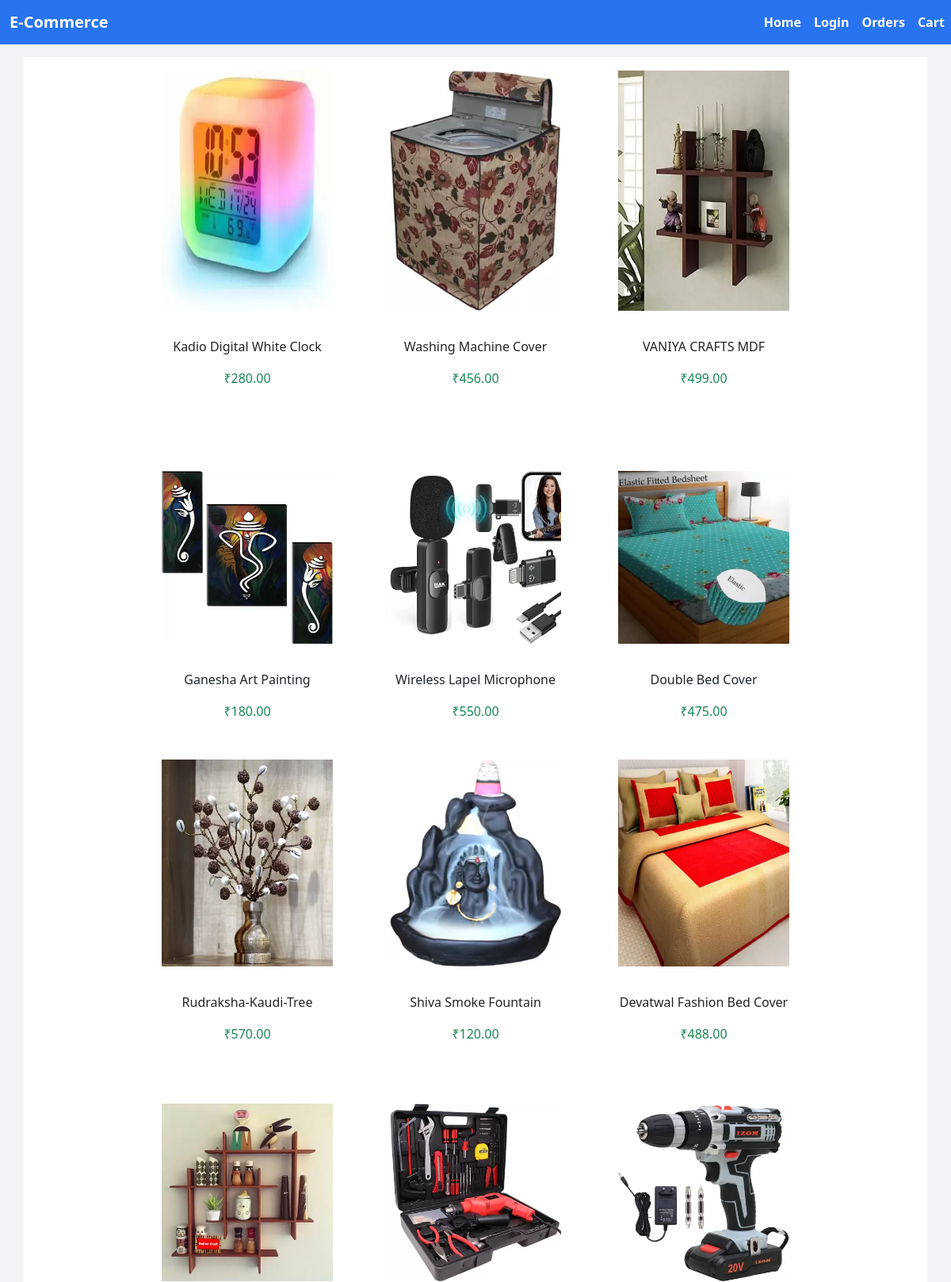
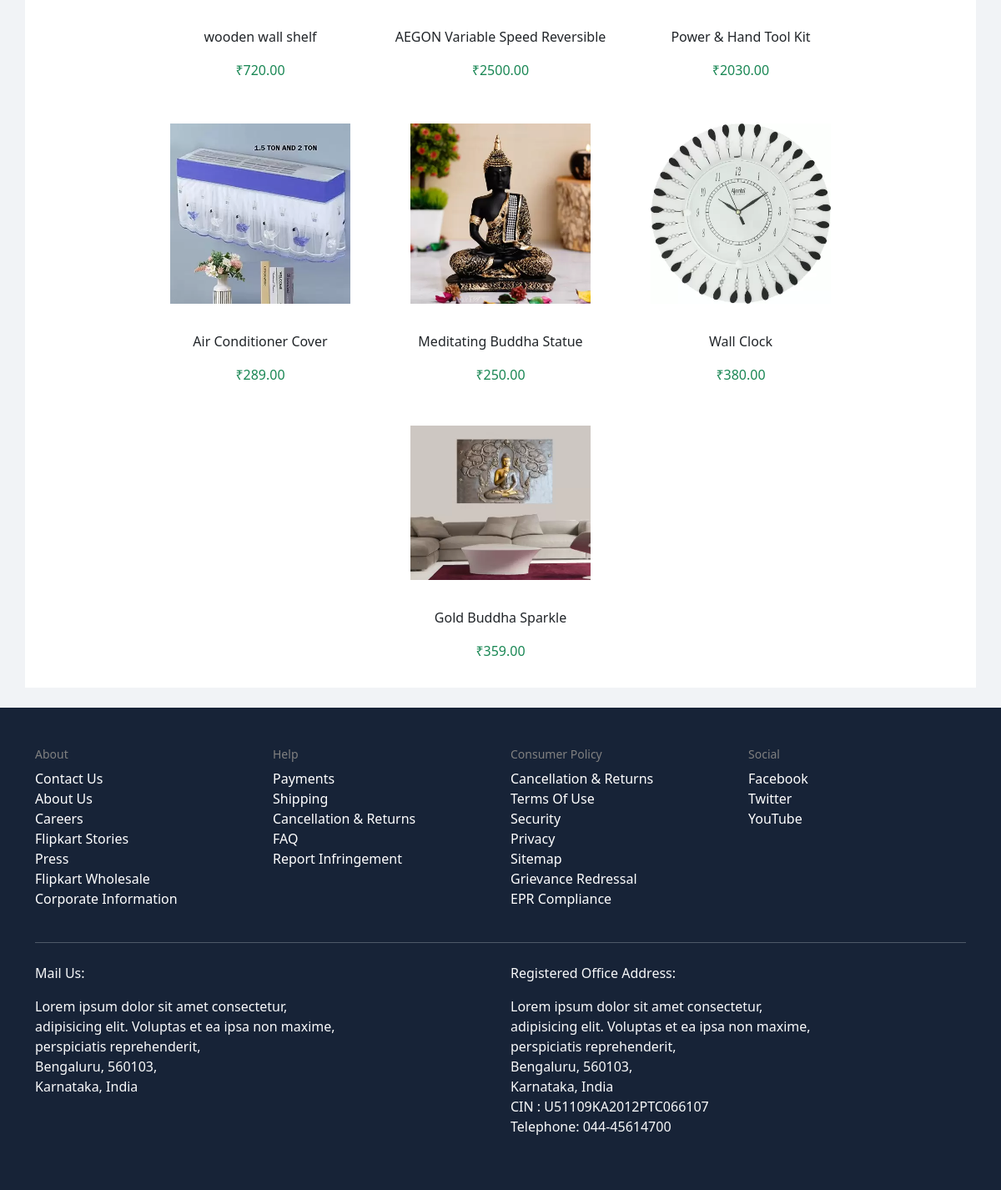
The page /view/home on the database its author committed (2 pictures, top to bottom).
### project/models.py (models this page shows, shortened)
class Product(models.Model):
    CATEGORY_CHOICES = [
        ('electronics', 'Electronics'),
        ('clothing', 'Clothing'),
        ('books', 'Books'),
        ('home', 'Home and Kitchen'),
        ('mobiles', 'Mobiles'),
    ]
    name = models.CharField(max_length=255)
    description = models.TextField(null=True)
    price = models.DecimalField(max_digits=10, decimal_places=2)
    image = models.ImageField(upload_to='products/')
    category = models.CharField(max_length=100, choices=CATEGORY_CHOICES)

### project/views.py (the view)
# urls.py: path('view/<str:category>', views.view_all, name='view'),
def view_all(request, category):
    print(category)
    products = list(Product.objects.filter(category = category))
    shuffle(products)
    serializer = productshow(products, many=True)
    return render(request, 'view.html', {'product': serializer.data})

### project/templates/view.html (shortened to what this page needs)
{% extends 'base.html' %}
{% block content %}
{% if products %}
<style>
    @media (max-width: 400px) {
        .resize-cont{
            font-size: 10px;
        }
    }
    @media (max-width: 600px) {
        .resize-cont{
            font-size: 12px;
        }
    }
</style>
<div class="container-fluid">
    <div class="row" style="background-color: white;">
        <div class="col-5" style="margin: 3% 0;">
            <div class="sticky-top d-flex flex-column">
                <div class="image_container mx-auto">
                <img src="{{ products.image }}" alt="" class="img-fluid mx-auto" style=" width: 100%; ">
                </div>
                <div id="cls" class="d-flex flex-row">
                {% if user.is_authenticated %}
                <button class="btn" id="add_to" onclick="cart('{{ products.id }}')">Add To Cart</button>
                <button class="btn" id="go_to" style="display: none;" onclick="window.location.href='{% url 'cart_page'%}'">Go To Cart</button>
                <button type="button" id="buy_btn" onclick="window.location.href =  '{% url 'product_details' product_id=products.id order=0 %}'" class="btn" >Order!</button>
                {% else %}
                <button class="btn" id="add_to" data-bs-toggle="modal" data-bs-target="#registerModal">Add To Cart</button>
                <a type="button" id="buy_btn"onclick="window.location.href =  '{% url 'product_details' product_id=products.id order=0 %}'" class="btn">Order!</a>
                {% endif %}
                </div>
            </div>
        </div>
        <div class="col-7" style="margin: 3% 0;">
            <p style="font-size: 22px;">{{products.name}}</p>
            <b id="p-price">₹{{products.price}}</b>
            <div class="resize-cont">
            <h5 style="margin-top: 2%;">Available offers</h5>
            <p id="offers"><b>Bank Offer</b> Flat ₹200 off on HDFC Bank Credit/Debit Card on 3 months EMI Txns, Min Txn Value ₹10,000 <br><br>
               <b>Bank Offer</b> Flat ₹500 off on HDFC Bank Credit/Debit Card on 6 months EMI Txns, Min Txn Value ₹10,000 <br><br>
               <b>Bank Offer</b> Flat ₹500 off on HDFC Bank Credit/Debit Card on 9 months EMI Txns, Min Txn Value ₹10,000 <br><br>
                Extra ₹500 Off on Bikes & Scooters on purchase of ₹30,000 or moreT&C</p>
                <div class="row mt-5" >
                    <div class="col-3">
                        <p>Description</p>
                    </div>
                    <div class="col-9">
                        <p>{{products.description}}
                        Lorem ipsum dolor sit amet consectetur adipisicing elit. Quos ut dolor quibusdam eos, repudiandae laboriosam blanditiis consequatur voluptatibus impedit itaque dignissimos error veritatis mollitia laborum magni quis necessitatibus. Asperiores ea debitis laudantium fugit non, autem nostrum et delectus maxime minima aspernatur vitae at quod iste sint fuga quaerat! Maxime, dignissimos?</p>
                    </div>
                </div>
                <div class="about" style="margin-top: 5%;">
                    Lorem ipsum dolor, sit amet consectetur adipisicing elit. Iure molestiae ab doloremque quam! Ea expedita quam mollitia atque ratione modi praesentium numquam libero quos ullam dolore exercitationem maiores similique, placeat officia, assumenda, cupiditate nostrum quisquam repudiandae eos a! Aperiam ad, quisquam accusamus rerum quaerat quod, tenetur itaque vitae odit officia saepe atque, vero magni repellendus. Necessitatibus, explicabo dolorem ipsum quisquam reprehenderit quod iste veritatis pariatur quam autem odit nihil eius nemo dolor eum commodi exercitationem enim saepe! Molestias quisquam dicta aut maxime expedita ratione nobis voluptatibus delectus beatae optio! Voluptatum, doloribus! Alias corporis illo quidem quo ab, laudantium, non temporibus exercitationem culpa architecto consequuntur, labore eius excepturi in accusamus optio quam aliquid rem doloribus. Ratione asperiores esse ex cupiditate amet facere possimus, beatae officia, impedit consequatur libero voluptate aspernatur deserunt rerum cum commodi totam nostrum unde, est ab dolores harum? Quisquam nulla exercitationem et quasi nobis adipisci tenetur laborum fugiat saepe dolorem provident neque libero architecto consequatur praesentium corporis dolore reiciendis, deleniti autem similique sint aliquam illo quos molestiae. Sapiente quod vel reiciendis, pariatur fuga, corrupti sunt eius, dolores odit sint culpa doloribus quibusdam similique tempora earum? Cupiditate ea deserunt possimus laboriosam. Illo hic natus tenetur iste at cum quo?
                </div><br><br>
                <p class="text-center">Safe and Secure Payments.Easy returns.100% Authentic products.</p>
        </div>
        </div>
    </div>
</div>
<div class="container-fluid" style="margin-top: 3%;">
    <div class="row justify-content-center">
        <p id="type_name">More {{products.category}} products</p>
        <div class="col-12 d-flex flex-row pro-list">
            {% for i in more_related_category %}
            {% if i.category == products.category %}
            <div class="card card_1" id="card_11" onclick="view('{{i.id}}')">
                <img src="{{ i.image }}" alt="" class="img-fluid mx-auto" style="max-width: 85%; height: 60%; margin: 6%;">
                <div class="card-body product-name">
                    <p>{{ i.name }}</p>
                    <b>₹{{i.price}}</b>
                </div>
            </div>
            {% endif %}
            {% endfor %}
        </div>
    </div>
</div>
<div class="container-fluid" style="margin-top: 3%;">
    <div class="row justify-content-center">
        <p id="type_name">More Products</p>
        <div class="col-12 d-flex flex-row pro-list">
            {% for i in more_product %}
            <div class="card card_2" id="card_12" onclick="view('{{i.id}}')">
                <img src="{{ i.image }}" alt="" class="img-fluid mx-auto" style="max-width: 85%; height: 60%; margin: 6%;">
                <div class="product-name card-body">
                    <p>{{ i.name }}</p>
                    <b>₹{{i.price}}</b>
                </div>
            </div>
            {% endfor %}
        </div>
    </div>
</div>
{% else %}
    <div class="container-fluid mt-3 bg-white" style="width: 95% !important;">
        <div class="view d-flex flex-row flex-wrap justify-content-center">
            {% for i in product %}
            <div class="card ganesh" style=" border: none;" onclick="get('{{i.id}}')">
                <img src="{{i.image}}" alt="" class="img-fluid mx-auto" style="max-width: 80%; height: 60%; margin: 6%;">
                <div class="card-body">
                    <p class="text-center">{{i.name}}</p>
                    <p class="text-center text-success">₹{{i.price}}</p>
                </div>
            </div>
            {% endfor %}
        </div>
    </div>
{% endif %}
{% endblock content %}

### project/static/css/main.css (style rules this page uses)
.card img { width: 75%; height: 60%; margin: 6%; }
.ganesh { width: 18rem; }

### project/templates/base.html (style rules this page uses)
body { background-color: rgb(241,243,246); }

### project/templates/log.html (style rules this page uses)
:root { --primary: #11998e; --secondary: #38ef7d; --white: #fff; --gray: #9b9b9b; }

### rows shown on the page
Product: name "Kadio Digital White Clock"
Product: name "Washing Machine Cover"
Product: name "VANIYA CRAFTS MDF"
Product: name "Ganesha Art Painting"
Product: name "Wireless Lapel Microphone"
Product: name "Double Bed Cover"
Product: name "Rudraksha-Kaudi-Tree"
Product: name "Shiva Smoke Fountain"
Product: name "Devatwal Fashion Bed Cover"
Product: name "wooden wall shelf"
Product: name "AEGON Variable Speed Reversible"
Product: name "Power & Hand Tool Kit"
Product: name "Air Conditioner Cover"
Product: name "Meditating Buddha Statue"
Product: name "Wall Clock"
Product: name "Gold Buddha Sparkle"

### other values the page prints
{{ i.price }} "280.00" "456.00" "499.00" "180.00" "550.00" "475.00" "570.00" "120.00" "488.00" "720.00" "2500.00" "2030.00" "289.00" "250.00" "380.00" "359.00"
